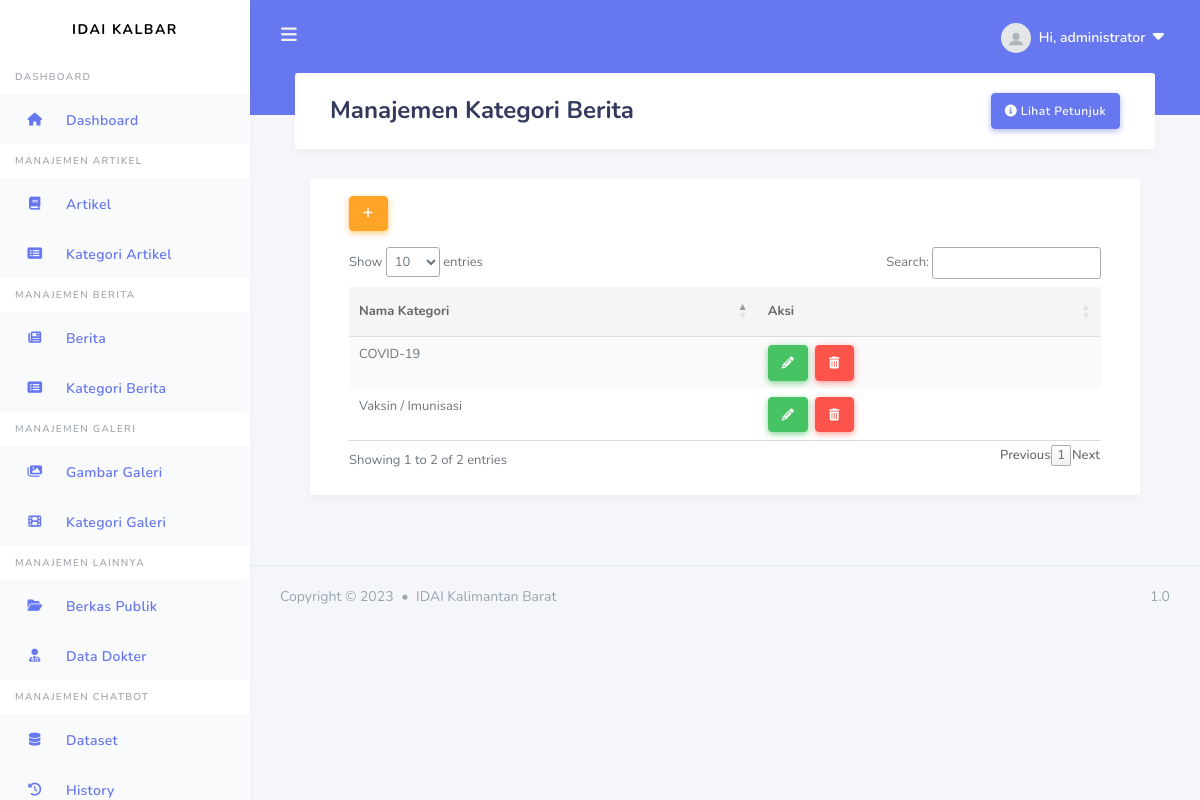
Page /admin/kategori-berita (signed in) on the earlier database version.
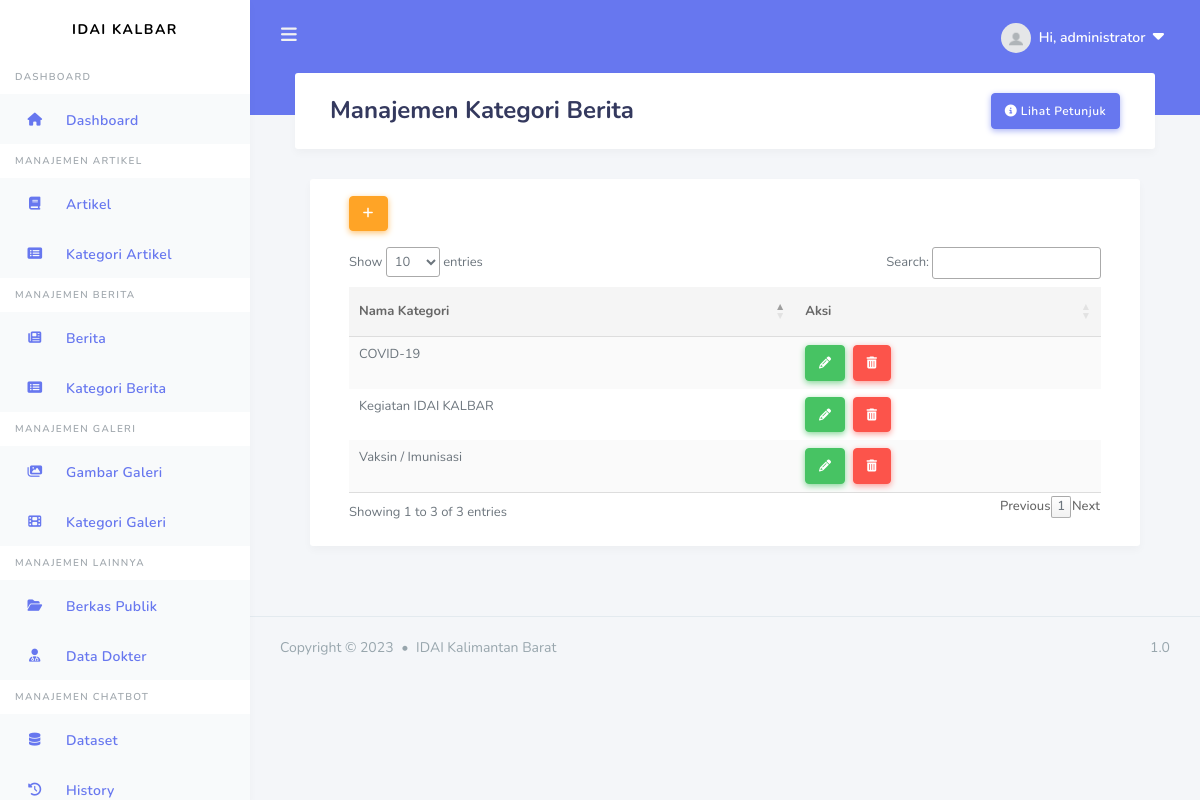
Same page on the later database version.
### apps/models.py (models this page shows, shortened)
class Categoryn(db.Model):
    id = db.Column(db.Integer, primary_key=True)
    name = db.Column(db.String(50), nullable=False)
    slug = db.Column(db.String(50))

### apps/news/routes.py (the view)
@news.route("/admin/kategori-berita", methods=['GET', 'POST'])
@login_required
def new_category():
    form = CategoryForm()
    if form.validate_on_submit():
        cat = Categoryn(name=form.name.data, slug = slugify(request.form.get("name")))
        db.session.add(cat)
        db.session.commit()
        flash('Your Category News has been added!', 'primary')
        return redirect(url_for('news.new_category'))
    cat = Categoryn.query.all()
    return render_template('users/admin/news/kategori_berita.html', form=form, cat=cat, title='Kategori Berita')

### apps/news/forms.py
class CategoryForm(FlaskForm):
    name = StringField('Kategori Berita', validators=[DataRequired()], render_kw={"placeholder": "Nama Kategori"})
    submit = SubmitField('Simpan Kategori')

### apps/models.py (called while the page is built)
@login_manager.user_loader
def load_user(user_id):
    return User.query.get(int(user_id))

### apps/templates/users/admin/news/kategori_berita.html (shortened to what this page needs)
{% extends "layouts/base_dashboard.html" %}
{% block header %}
<div class="container">
    <h1>Manajemen {{ title }}</h1>
    <button type="button" class="btn btn-primary float-right" data-toggle="modal" data-target="#modalll">
        <i class="fa-solid fa-circle-info"></i>&nbsp;Lihat Petunjuk
    </button>
</div>
{% endblock header %}
{% block content %}
<div class="container">
    <div class="row">
      <div class="col-12 col-md-12 col-lg-12">
        <div class="card">
            <section class="section m-4">
                <div class="container mb-3">
                    <button type="button" class="btn btn-warning btn-md" data-placement="top" title="Add" data-toggle="modal" data-target="#exampleModal">
                        <i class="fa-solid fa-plus"></i>
                    </button>
                </div>
                <div class="container">
                    <table id="data" class="table table-striped table-hover">
                        <thead>
                            <tr>
                                <th scope="col">Nama Kategori</th>
                                <th scope="col">Aksi</th>
                            </tr>
                            </thead>
                            <tbody>
                            {% for c in cat %}
                            <tr>
                                <td>{{ c.name }}</td>
                                <td>
                                    <div>
                                        <button type="button" class="btn btn-success btn-md mr-1" data-toggle="modal" data-target="#updateModal{{c.id}}" title="Edit">
                                            <i class="fa-solid fa-pencil"></i>
                                        </button>
                                        <button type="button" class="btn btn-md btn-danger " data-toggle="modal" data-target="#deleteModal{{c.id}}" title="Delete">
                                            <i class="fa-solid fa-trash-can"></i>
                                        </button>
                                    </div>
                                </td>
                            </tr>
                            {% endfor %}
                            </tbody>
                    </table>
                </div>
            </section>
        </div>
      </div>
    </div>
</div>
{% endblock content%}

Differences in the rows shown:
added Categoryn: name "Kegiatan IDAI KALBAR"
Other differences:
text written by a page script: "Show entries Search: Showing 1 to 2 of 2 entries Previous 1 Next" → "Show entries Search: Showing 1 to 3 of 3 entries Previous 1 Next"
